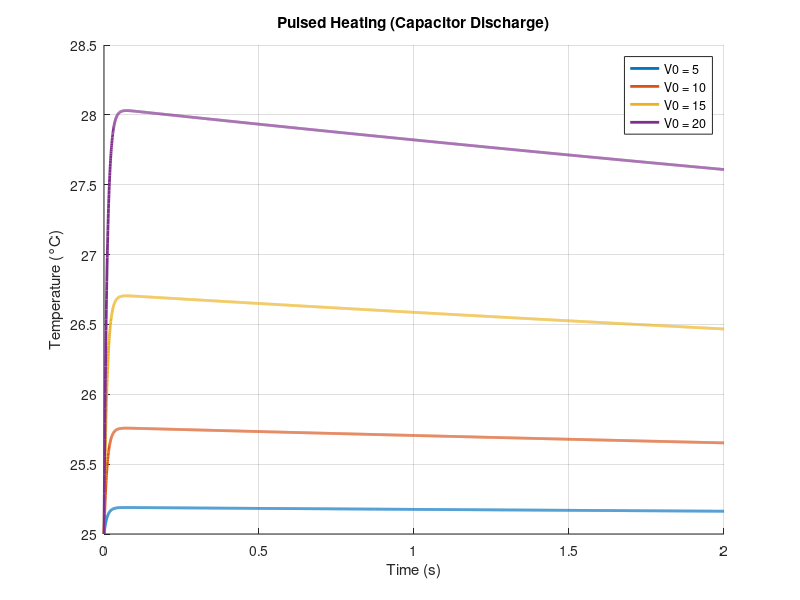
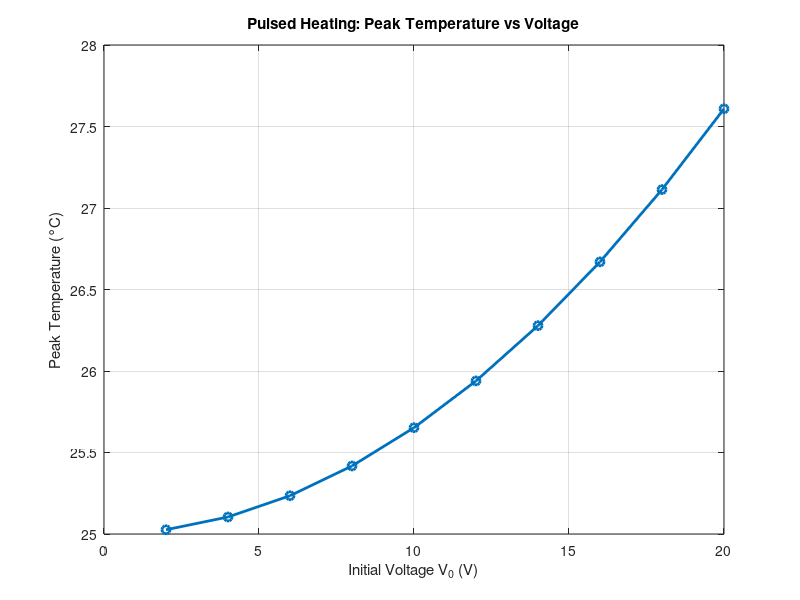

These charts were generated, in order, by the following MATLAB code:
clc; clear; close all;

% -----------------------------
% PARAMETERS
% -----------------------------
R = 2.0;
c = 320;
m = 0.002;
h = 0.05;
T_env = 25;

C = 0.01;

% Voltage values
V0_values = [5, 10, 15, 20];

% Time
dt = 0.0005;
t_end = 2;
t = 0:dt:t_end;

% -----------------------------
% FIGURE 1: TIME RESPONSE
% -----------------------------
figure;
hold on;

for k = 1:length(V0_values)

    V0 = V0_values(k);

    T = zeros(size(t));
    T(1) = T_env;

    for i = 2:length(t)

        I = (V0 / R) * exp(-t(i)/(R*C));
        P = I^2 * R;

        dTdt = (P - h*(T(i-1) - T_env)) / (m*c);
        T(i) = T(i-1) + dTdt * dt;
    end

    plot(t, T, 'LineWidth', 2, ...
        'DisplayName', ['V0 = ', num2str(V0)]);
end

xlabel('Time (s)');
ylabel('Temperature (°C)');
title('Pulsed Heating (Capacitor Discharge)');
legend;
grid on;

% -----------------------------
% FIGURE 2: CONTROL GRAPH
% -----------------------------
V0_range = linspace(2, 20, 10);
T_peak = zeros(size(V0_range));

for k = 1:length(V0_range)

    V0 = V0_range(k);
    T = T_env;

    for i = 2:length(t)

        I = (V0 / R) * exp(-t(i)/(R*C));
        P = I^2 * R;

        dTdt = (P - h*(T - T_env)) / (m*c);
        T = T + dTdt * dt;
    end

    T_peak(k) = T;
end

figure;
plot(V0_range, T_peak, 'o-', 'LineWidth', 2);
xlabel('Initial Voltage V_0 (V)');
ylabel('Peak Temperature (°C)');
title('Pulsed Heating: Peak Temperature vs Voltage');
grid on;
